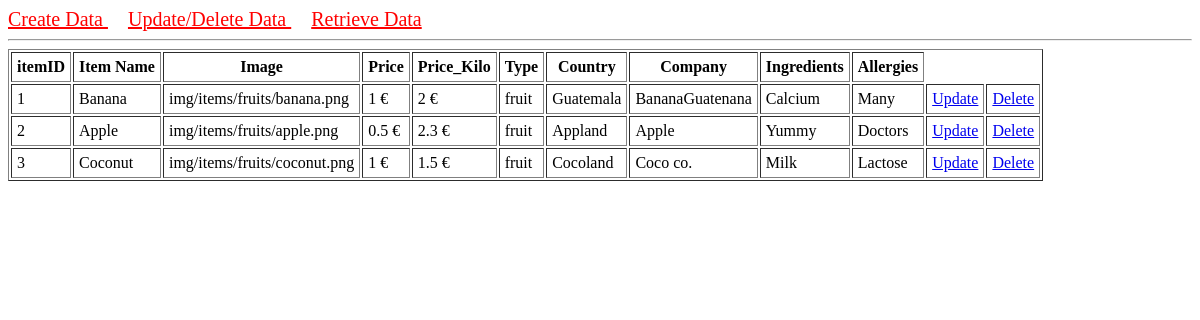
The app's page /items/update.php, older data.
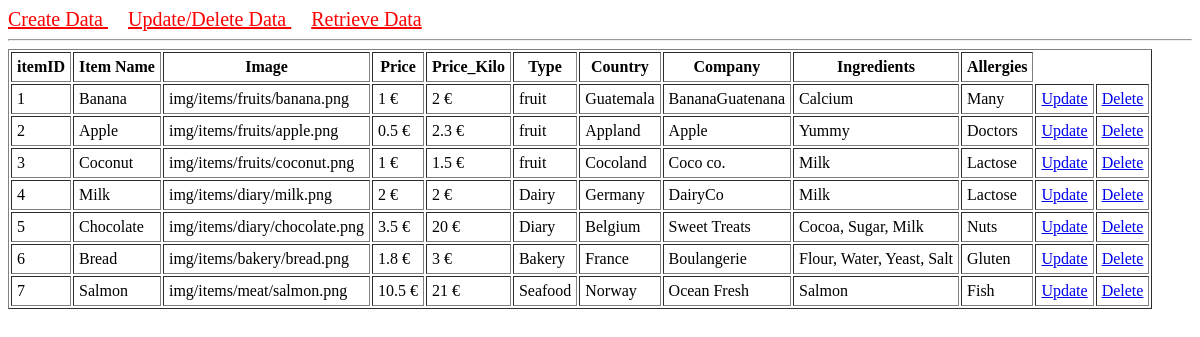
The same page, newer data.
### tables this page shows
CREATE TABLE `items` (
  `itemid` int NOT NULL,
  `item_name` varchar(50) DEFAULT NULL,
  `img` varchar(50) DEFAULT NULL,
  `price` float DEFAULT NULL,
  `price_kilo` float DEFAULT NULL,
  `item_type` varchar(50) DEFAULT NULL,
  `country` varchar(50) DEFAULT NULL,
  `company` varchar(50) DEFAULT NULL,
  `ingred` varchar(50) DEFAULT NULL,
  `allergies` varchar(50) DEFAULT NULL,
  `isDiscount` tinyint(1) NOT NULL DEFAULT '0',
  `discount_percentage` float DEFAULT NULL
);

### src/items/update.php (the view, shortened to what this page needs)
<?php
require 'db.php';
$sql = "select * from items";
$result = $conn->query($sql);?>
<html>
<head>
</head>
<body>
    <a href="form.php" class="top">Create Data </a>
    <a href="update.php" class="top">Update/Delete Data </a>
    <a href="read.php" class="top">Retrieve Data </a>
<hr>
<table border="1" cellpadding="5">
<tr>
<th>itemID</th><th>Item Name</th><th>Image</th>
<th>Price</th><th>Price_Kilo</th> <th>Type</th>
<th>Country</th><th>Company</th><th>Ingredients</th>
<th>Allergies</th>
</tr>
<?php
if($result ->num_rows > 0) {
    while($row = $result ->fetch_assoc()){
?>
<tr>
<td><?php echo $row["itemid"]; ?></td>
<td><?php echo $row["item_name"]; ?></td>
<td><?php echo $row["img"]; ?></td>
<td><?php echo $row["price"]?> <?php echo "€"; ?></td>
<td><?php echo $row["price_kilo"]?> <?php echo "€";?></td>
<td><?php echo $row["item_type"]; ?></td>
<td><?php echo $row["country"]; ?></td>
<td><?php echo $row["company"]; ?></td>
<td><?php echo $row["ingred"]; ?></td>
<td><?php echo $row["allergies"]; ?></td>
<td><a href="updatesingle.php?id=<?php echo $row['itemid']; ?>">Update</a></td>
<td><a href="delete.php?id=<?php echo $row['itemid']; ?>">Delete</a></td>
</tr>
<?php
}
}
else
{
    echo "no results";
}
?>
</table>
</body>
</html>

Row changes from the older to the newer data that the page shows:
added items: itemid "4", item_name "Milk", img "img/items/diary/milk.png", price "2", price_kilo "2", item_type "Dairy", country "Germany", company "DairyCo", ingred "Milk", allergies "Lactose"
added items: itemid "5", item_name "Chocolate", img "img/items/diary/chocolate.png", price "3.5", price_kilo "20", item_type "Diary", country "Belgium", company "Sweet Treats", ingred "Cocoa, Sugar, Milk", allergies "Nuts"
added items: itemid "6", item_name "Bread", img "img/items/bakery/bread.png", price "1.8", price_kilo "3", item_type "Bakery", country "France", company "Boulangerie", ingred "Flour, Water, Yeast, Salt", allergies "Gluten"
added items: itemid "7", item_name "Salmon", img "img/items/meat/salmon.png", price "10.5", price_kilo "21", item_type "Seafood", country "Norway", company "Ocean Fresh", ingred "Salmon", allergies "Fish"
